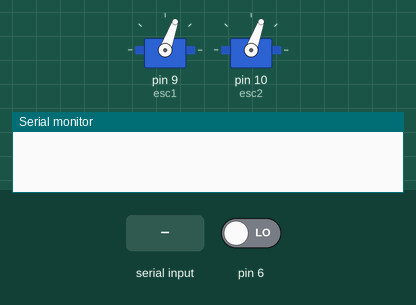
Simulated run of this sketch. Board: Arduino Uno, built with avr-gcc and run on an emulated ATmega328P. Parts: 2 × servo, the last lines printed to the serial monitor. The test bench sets the inputs (shaded band); at power-on: pin 6 LOW.

Above: at 4.2 s.
4.3 s: "200\n" received over Serial
At 5.6 s:
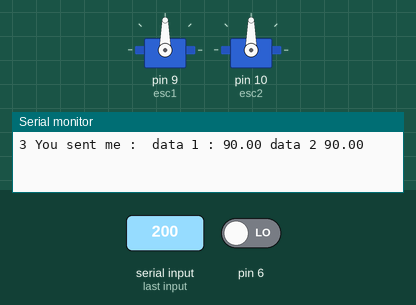
6.5 s: "1,90\n" received over Serial
At 8.4 s:
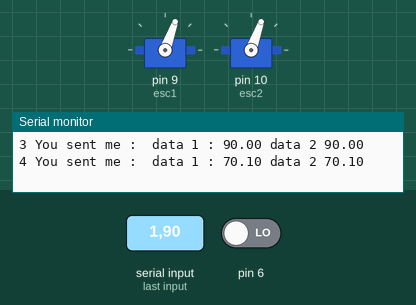
Timing chart, 0 to 9.9 s (numbered marks = the images above; inputs shaded):
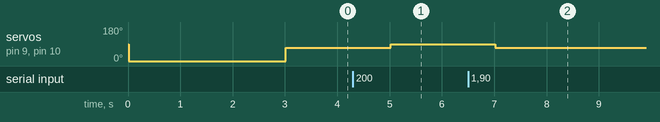

Measured:
- after the input at 4.3 s, servo on pin 9 (esc1), servo on pin 10 (esc2): 70° → 90° after 0.72 s
- after the input at 6.5 s, servo on pin 9 (esc1), servo on pin 10 (esc2): 90° → 70° after 0.52 s

The sketch:

script_arduino.ino
```cpp
#include <Servo.h>

float rc_pulse3, rc_pulse5, rc_pulse6, motor_pwm9;
Servo esc1;
Servo esc2;
int positionchannel;

void setup() {

  esc1.attach(9);
  esc2.attach(10);
  delay(15);
  Serial.begin(115200);
  esc1.write(0);
  esc2.write(0);
  delay(3000);
  esc1.write(70);
  esc2.write(70);
  delay(5);

  pinMode(3, INPUT);
  pinMode(5, INPUT);
  pinMode(6, INPUT);
}

int position(int val){
  // position SA, SB, SC, SD, SF, min = 979, middle = 1480, max = 1992
  // ces valeurs oscillent dans un intervalle de +- 10 autour de la valeut reel

  if ( val > 950 and val < 1050 ) {
    return 0 ;
  }
  else if ( val > 1400 and val < 1500 ) {
    return 1 ;
  }
  else if ( val > 1900 and val < 2000 ) {
    return 2 ;
  }
  else {
    return 3; // gerer si jamais il y a une erreur
  }
}

float map(float x, float a, float b, float c, float d)
{
    return  c + (x - a) * (d - c) / (b - a) ;
}

void runMotor(float cmdl, float cmdr){
    esc1.write(cmdl);
    esc2.write(cmdr);

    Serial.print(" You sent me : " );
    Serial.print(" data 1 : " );
    Serial.print(cmdl );
    Serial.print(" data 2 " );
    Serial.println(cmdr );
  }


void loop() {

  if( Serial.available()>0 ){ //if( Serial.available()>0 and position(rc_pulse6) != 1
      String data = Serial.readStringUntil('\n');

      Serial.print(data.length());
      if ( data.length() > 2 ) {
        int index = data.indexOf('$');
        String data1 = data.substring(0,index);
        String data2 = data.substring(index+1);
        //float cmdl = data1.toFloat();
        //float cmdr = data2.toFloat();
        float cmdl = map ( data1.toFloat() , 0 , 100, 70, 80 );
        float cmdr = map ( data1.toFloat() , 0 , 100, 70, 80 );
        runMotor(cmdl, cmdr);
      }
      else {
        Serial.print(" les vitesses sont : es1 ") ;
        Serial.print(esc1.read());
        Serial.print(" esc 2 : " );
        Serial.println(esc2.read());
      }
  }

  rc_pulse6 = pulseIn(6, HIGH);
  positionchannel = position(rc_pulse6) ;

  while( positionchannel == 1 ) {
    rc_pulse3 = pulseIn(3, HIGH);
    rc_pulse5 = pulseIn(5, HIGH);
    rc_pulse6 = pulseIn(6, HIGH); // SD

    Serial.print(rc_pulse3);
    Serial.print("   rc_pulse5 ");
    Serial.print(rc_pulse5);
    Serial.print(" rcpulse6 ");
    Serial.println(rc_pulse6);

    if (position(rc_pulse3) == 1 ){
      if ( rc_pulse5 > 1480 ){
        esc1.write(map ( rc_pulse5 , 1500 , 2000, 70, 80 ));
      }
      else{
        esc2.write(map ( -rc_pulse5 , -1500 , -980, 70, 80 ));
      }
    }
    else {
      esc1.write(map ( rc_pulse3 , 1500 , 2000, 70, 80 ));
      esc2.write(map ( rc_pulse3 , 1500 , 2000, 70, 80 ));
    }
    positionchannel = position(rc_pulse6) ;
}
}
```
